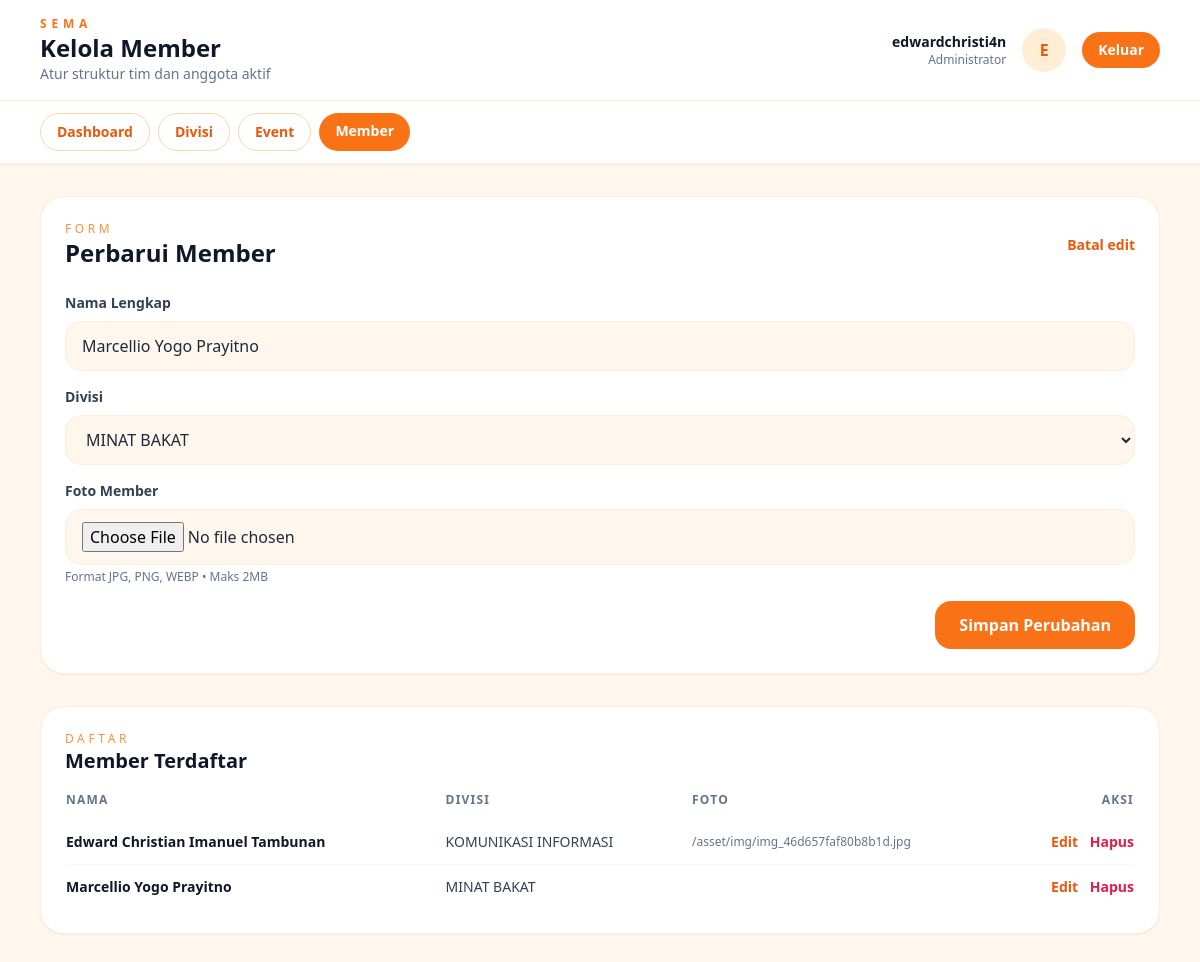
The page /admin/member/index.php?edit_member=2 (signed in) on the database its author committed.
### tables this page shows
CREATE TABLE `member` (
  `id_member` int(11) NOT NULL,
  `nama` varchar(100) NOT NULL,
  `id_divisi` int(11) DEFAULT NULL,
  `foto_member` varchar(255) DEFAULT NULL
);

CREATE TABLE `divisi` (
  `id_divisi` int(11) NOT NULL,
  `nama_divisi` varchar(100) NOT NULL
);

### admin/member/index.php (the view, shortened to what this page needs)
<?php
require_once __DIR__ . '/../../config/database.php';
function h(?string $value): string
{
    return htmlspecialchars($value ?? '', ENT_QUOTES, 'UTF-8');
}
$divisiResult = mysqli_query($conn, 'SELECT id_divisi, nama_divisi FROM divisi ORDER BY nama_divisi ASC');
$divisiList = $divisiResult ? mysqli_fetch_all($divisiResult, MYSQLI_ASSOC) : [];
$memberResult = mysqli_query($conn, 'SELECT m.*, d.nama_divisi FROM member m LEFT JOIN divisi d ON d.id_divisi = m.id_divisi ORDER BY m.nama ASC');
$memberList = $memberResult ? mysqli_fetch_all($memberResult, MYSQLI_ASSOC) : [];
$editMember = null;
if (isset($_GET['edit_member'])) {
    $editId = filter_input(INPUT_GET, 'edit_member', FILTER_VALIDATE_INT);
    if ($editId) {
        $stmt = mysqli_prepare($conn, 'SELECT * FROM member WHERE id_member = ?');
        if ($stmt) {
            mysqli_stmt_bind_param($stmt, 'i', $editId);
            mysqli_stmt_execute($stmt);
            $result = mysqli_stmt_get_result($stmt);
            $editMember = mysqli_fetch_assoc($result) ?: null;
        }
    }
}
$adminName = h($_SESSION['admin_username'] ?? 'Admin');
$initial = strtoupper(substr($adminName, 0, 1));
$activePage = 'member';
$navLinks = [
    ['label' => 'Dashboard', 'href' => '../dashboard.php', 'key' => 'dashboard'],
    ['label' => 'Divisi', 'href' => '../divisi/index.php', 'key' => 'divisi'],
    ['label' => 'Event', 'href' => '../event/index.php', 'key' => 'event'],
    ['label' => 'Member', 'href' => 'index.php', 'key' => 'member'],
];
?>
<!DOCTYPE html>
<html lang="id">
<head>
    <script src="https://cdn.tailwindcss.com"></script>
</head>
<body class="bg-orange-50 min-h-screen text-slate-800">
    <header class="bg-white border-b border-orange-100 shadow-sm sticky top-0 z-10">
        <div class="max-w-6xl mx-auto px-4 py-4 flex flex-wrap gap-4 items-center justify-between">
            <div>
                <p class="text-xs font-semibold tracking-[0.4em] text-orange-500">SEMA</p>
                <h1 class="text-2xl font-semibold text-slate-900">Kelola Member</h1>
                <p class="text-sm text-slate-500">Atur struktur tim dan anggota aktif</p>
            </div>
            <div class="flex items-center gap-4">
                <div class="text-right">
                    <p class="text-sm font-semibold text-slate-900"><?php echo $adminName; ?></p>
                    <p class="text-xs text-slate-500">Administrator</p>
                </div>
                <div class="w-11 h-11 rounded-full bg-orange-100 text-orange-600 font-semibold flex items-center justify-center">
                    <?php echo $initial; ?>
                </div>
                <a href="../dashboard.php?logout=1" class="px-4 py-2 text-sm font-semibold rounded-full bg-orange-500 text-white hover:bg-orange-600 transition">Keluar</a>
            </div>
        </div>
        <nav class="bg-white border-t border-orange-100">
            <div class="max-w-6xl mx-auto px-4 py-3 flex flex-wrap gap-2">
                <?php foreach ($navLinks as $link): ?>
                    <?php $isActive = $link['key'] === $activePage; ?>
                    <a href="<?php echo $link['href']; ?>" class="px-4 py-2 text-sm font-semibold rounded-full transition <?php echo $isActive ? 'bg-orange-500 text-white' : 'border border-orange-200 text-orange-600 hover:bg-orange-50'; ?>"><?php echo $link['label']; ?></a>
                <?php endforeach; ?>
            </div>
        </nav>
    </header>
    <main class="max-w-6xl mx-auto px-4 py-8 space-y-8">
        <section class="bg-white border border-orange-100 rounded-3xl p-6 shadow-sm">
            <div class="flex items-center justify-between mb-6">
                <div>
                    <p class="text-xs uppercase tracking-[0.3em] text-orange-400">Form</p>
                    <h2 class="text-2xl font-semibold text-slate-900">
                        <?php echo $editMember ? 'Perbarui Member' : 'Tambah Member'; ?>
                    </h2>
                </div>
                <?php if ($editMember): ?>
                    <a href="index.php" class="text-sm font-semibold text-orange-600 hover:underline">Batal edit</a>
                <?php endif; ?>
            </div>
            <form action="index.php" method="post" class="grid gap-4" enctype="multipart/form-data">
                <div>
                    <label class="block text-sm font-semibold text-slate-700 mb-2">Nama Lengkap</label>
                    <input type="text" name="nama" value="<?php echo $editMember ? h($editMember['nama']) : ''; ?>" class="w-full px-4 py-3 rounded-2xl border border-orange-100 focus:outline-none focus:ring-2 focus:ring-orange-400 bg-orange-50" required />
                </div>
                <div>
                    <label class="block text-sm font-semibold text-slate-700 mb-2">Divisi</label>
                    <select name="id_divisi" class="w-full px-4 py-3 rounded-2xl border border-orange-100 focus:outline-none focus:ring-2 focus:ring-orange-400 bg-orange-50" required>
                        <?php foreach ($divisiList as $divisi): ?>
                            <option value="<?php echo (int)$divisi['id_divisi']; ?>" <?php echo $editMember && (int)$editMember['id_divisi'] === (int)$divisi['id_divisi'] ? 'selected' : ''; ?>>
                                <?php echo h($divisi['nama_divisi']); ?>
                            </option>
                        <?php endforeach; ?>
                    </select>
                </div>
                <div>
                    <label class="block text-sm font-semibold text-slate-700 mb-2">Foto Member</label>
                    <input type="file" name="foto_member" accept="image/*" class="w-full px-4 py-3 rounded-2xl border border-orange-100 bg-orange-50 focus:outline-none focus:ring-2 focus:ring-orange-400" />
                    <p class="text-xs text-slate-500 mt-1">Format JPG, PNG, WEBP &bull; Maks 2MB</p>
                </div>
                <div class="flex justify-end">
                    <button type="submit" class="px-6 py-3 rounded-2xl font-semibold text-white bg-orange-500 hover:bg-orange-600 transition">
                        <?php echo $editMember ? 'Simpan Perubahan' : 'Tambah Member'; ?>
                    </button>
                </div>
            </form>
        </section>
        <section class="bg-white border border-orange-100 rounded-3xl p-6 shadow-sm">
            <div class="flex items-center justify-between mb-4">
                <div>
                    <p class="text-xs uppercase tracking-[0.3em] text-orange-400">Daftar</p>
                    <h2 class="text-xl font-semibold text-slate-900">Member Terdaftar</h2>
                </div>
            </div>
            <div class="overflow-x-auto">
                <table class="min-w-full text-sm">
                    <thead>
                        <tr class="text-left text-xs uppercase tracking-widest text-slate-500">
                            <th class="pb-3">Nama</th>
                            <th class="pb-3">Divisi</th>
                            <th class="pb-3">Foto</th>
                            <th class="pb-3 text-right">Aksi</th>
                        </tr>
                    </thead>
                    <tbody class="divide-y divide-orange-50">
                        <?php foreach ($memberList as $member): ?>
                            <tr class="hover:bg-orange-50/60">
                                <td class="py-3 font-semibold text-slate-900"><?php echo h($member['nama']); ?></td>
                                <td class="py-3 text-sm text-slate-700"><?php echo h($member['nama_divisi'] ?? '-'); ?></td>
                                <td class="py-3 text-xs text-slate-500"><?php echo h($member['foto_member']); ?></td>
                                <td class="py-3 text-right space-x-2">
                                    <a href="index.php?edit_member=<?php echo (int)$member['id_member']; ?>" class="text-sm font-semibold text-orange-600 hover:underline">Edit</a>
                                    <form action="index.php" method="post" class="inline" onsubmit="return confirm('Hapus member ini?');">
                                        <button type="submit" class="text-sm font-semibold text-rose-600 hover:underline">Hapus</button>
                                    </form>
                                </td>
                            </tr>
                        <?php endforeach; ?>
                    </tbody>
                </table>
            </div>
        </section>
    </main>
</body>
</html>

### rows shown on the page
member: nama "Marcellio Yogo Prayitno", id_divisi "MINAT BAKAT", id_divisi.nama_divisi "MINAT BAKAT"
member: nama "Edward Christian Imanuel Tambunan", id_divisi.nama_divisi "KOMUNIKASI INFORMASI", foto_member "/asset/img/img_46d657faf80b8b1d.jpg"

### other values the page prints
$adminName "edwardchristi4n"
$initial "E"
$link['label'] "Dashboard"
$link['label'] "Divisi"
$link['label'] "Event"
$link['label'] "Member"
